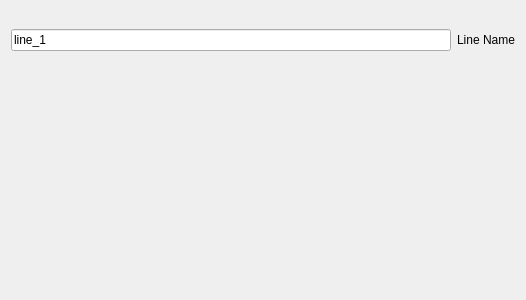
<?xml version="1.0" encoding="UTF-8"?>
<ui version="4.0">
 <class>Line_Loader_Widget</class>
 <widget class="QWidget" name="Line_Loader_Widget">
  <property name="geometry">
   <rect>
    <x>0</x>
    <y>0</y>
    <width>526</width>
    <height>300</height>
   </rect>
  </property>
  <property name="windowTitle">
   <string>Form</string>
  </property>
  <layout class="QVBoxLayout" name="verticalLayout_2">
   <item>
    <widget class="HDF5LineLoader_Widget" name="hdf5_line_loader" native="true"/>
   </item>
   <item>
    <widget class="CSVLineLoader_Widget" name="csv_line_loader" native="true"/>
   </item>
   <item>
    <widget class="LMDBLineLoader_Widget" name="lmdb_line_loader" native="true"/>
   </item>
   <item>
    <layout class="QVBoxLayout" name="verticalLayout">
     <item>
      <layout class="QHBoxLayout" name="horizontalLayout">
       <item>
        <widget class="QLineEdit" name="data_name_text">
         <property name="text">
          <string>line_1</string>
         </property>
        </widget>
       </item>
       <item>
        <widget class="QLabel" name="label">
         <property name="text">
          <string>Line Name</string>
         </property>
        </widget>
       </item>
      </layout>
     </item>
    </layout>
   </item>
   <item>
    <widget class="Scaling_Widget" name="scaling_widget" native="true"/>
   </item>
   <item>
    <layout class="QVBoxLayout" name="verticalLayout_4"/>
   </item>
   <item>
    <spacer name="verticalSpacer">
     <property name="orientation">
      <enum>Qt::Orientation::Vertical</enum>
     </property>
     <property name="sizeHint" stdset="0">
      <size>
       <width>20</width>
       <height>40</height>
      </size>
     </property>
    </spacer>
   </item>
  </layout>
 </widget>
 <customwidgets>
  <customwidget>
   <class>HDF5LineLoader_Widget</class>
   <extends>QWidget</extends>
   <header>IO_Widgets/LineLoaderWidget/HDF5LineLoader_Widget/HDF5LineLoader_Widget.hpp</header>
   <container>1</container>
  </customwidget>
  <customwidget>
   <class>CSVLineLoader_Widget</class>
   <extends>QWidget</extends>
   <header>IO_Widgets/LineLoaderWidget/CSVLineLoader_Widget/CSVLineLoader_Widget.hpp</header>
   <container>1</container>
  </customwidget>
  <customwidget>
   <class>LMDBLineLoader_Widget</class>
   <extends>QWidget</extends>
   <header>IO_Widgets/LineLoaderWidget/LMDBLineLoader_Widget/LMDBLineLoader_Widget.hpp</header>
   <container>1</container>
  </customwidget>
  <customwidget>
   <class>Scaling_Widget</class>
   <extends>QWidget</extends>
   <header>IO_Widgets/Scaling_Widget/Scaling_Widget.hpp</header>
   <container>1</container>
  </customwidget>
 </customwidgets>
 <resources/>
 <connections/>
</ui>
